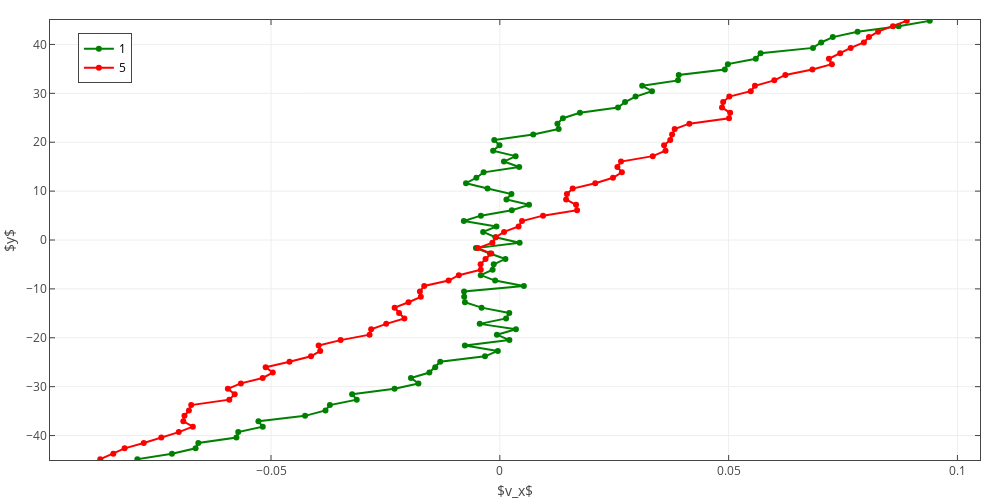

The cell this chart's notebook holds for it:
### Code cell
layout = go.Layout(
    xaxis=dict(
#         range=[0, 520],
        ticks = 'inside',
#         dtick = 6,
        mirror = 'ticks',
        title='$v_x$',
        showline=True,
        zeroline=False,
        showticklabels=True,
        showgrid=True,
    ),
    yaxis=dict(
        range=[-45,45],
        title='$y$',
        ticks = 'inside',
        mirror = 'ticks',
#         dtick = 0.01,
        showline=True,
        zeroline=False,
        showticklabels=True,
        showgrid=True
    ),
    legend=dict(
        x=0.03,
        y=0.97,
        traceorder='normal',
        font=dict(color='black'),
#         bgcolor='#E2E2E2',
#         bordercolor='black',
        borderwidth=1
    ),
    showlegend=True,
    autosize=False,
    width=1000,
    height=500,
    margin=go.layout.Margin(
        l=50,
        r=20,
        b=40,
        t=20,
        pad=0
    )
)
fig = go.Figure(data=[t10_1,t10_5], layout=layout)
# py.iplot(fig, filename='RMSDX')
iplot(fig)
# pio.write_image(fig, 'rmsdx1.png', format='png', scale=5)
# print("Done saving image!")
